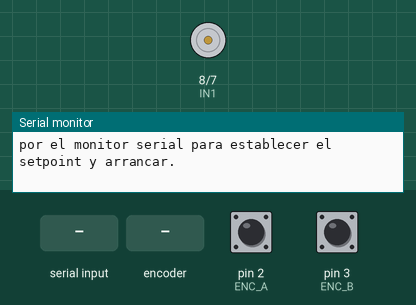
Recording of a sketch running on a simulated Arduino Mega 2560, built with avr-gcc and run on an emulated ATmega2560. Parts: motor-driver pin pairs drawn as motors (green arrow = first pin HIGH = forward, orange = second pin HIGH = backward, longer = more drive, scaled by the enable pin), the last lines printed to the serial monitor. The inputs (shaded band) are chosen by the test bench; at power-on: pin 2 (ENC_A) HIGH, pin 3 (ENC_B) HIGH.

Above: at 1.2 s.
1.3 s: "200\n" received over Serial
4.3 s: rotary encoder on pin 2 (ENC_A) / pin 3 (ENC_B) turned 3 steps (first pin leading)
At 5.34 s:
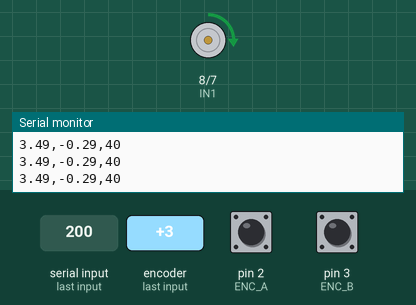
7.9 s: "1\n" received over Serial
Timing chart, 0 to 19.9 s (numbered marks = the images above; inputs shaded):
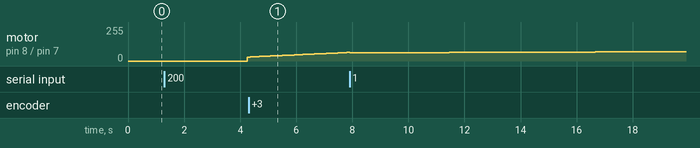

Measured:
- after the input at 1.3 s, motor on pin 8 (IN1) / pin 7 (IN2): stopped → forward 30/255 after 3.0 s

The sketch:

codigo_pid.ino
```cpp
/*
 * CONTROLADOR PID DE POSICIÓN EN LAZO CERRADO (Closed-Loop)
 *
 * Arquitectura del Sistema:
 * 1. Módulo ISR: Captura la posición real del encoder (cuadratura).
 * 2. Módulo de Temporización: Utiliza un "Ticker" por software (millis) para ejecutar el
 *    algoritmo PID a un `dt` constante.
 * 3. Módulo PID: Calcula el error entre el Setpoint y la Posición Real, y aplica la
 *    ecuación de control discreta.
 * 4. Módulo de Actuación (Saturation & Deadband): Limita la señal de control al rango del
 *    PWM (0-255) y establece una banda muerta para evitar ruido y sobrecalentamiento del L298N.
 */

#include <Arduino.h>

// -------------------------------------------------------------
// DEFINICIÓN DE PINES (Arduino Mega 2560)
// -------------------------------------------------------------
const int ENC_A = 2; // Pin de interrupción externa 0
const int ENC_B = 3; // Pin digital normal o interrupción 1

const int ENA = 9; // Pin PWM
const int IN1 = 8;
const int IN2 = 7;

// -------------------------------------------------------------
// CONSTANTES DEL SISTEMA
// -------------------------------------------------------------
// Nota: Como queremos la posición final del brazo, aquí SÍ usamos la resolución a la salida del gearbox.
const float TOTAL_CPR = 132.0; // CPR base (11) * Gear Ratio (12)
const float SAMPLE_TIME_S = 0.01; // Tiempo de muestreo: 10 ms (100 Hz)

// -------------------------------------------------------------
// GANANCIAS DEL PID (Tuning parameters - Planta de Posición MATLAB)
// -------------------------------------------------------------
float kp = 1.0843;
float ki = 2.5465;
float kd = 0.0; // El PID Tuner arrojó n/a (Controlador PI, sin acción derivativa)

// Variables de estado del PID
float error_integral = 0.0;
float previous_error = 0.0;
float setpoint_rad = 0.0;
bool motor_enabled = false; // El motor arranca apagado hasta recibir el primer comando

volatile long pulse_count = 0;
unsigned long previous_time = 0;

// -------------------------------------------------------------
// RUTINA DE SERVICIO DE INTERRUPCIÓN (ISR)
// -------------------------------------------------------------
void readEncoder() {
  int aVal = digitalRead(ENC_A);
  int bVal = digitalRead(ENC_B);
  if (aVal == bVal) {
    pulse_count++;
  } else {
    pulse_count--;
  }
}

// -------------------------------------------------------------
// SETUP
// -------------------------------------------------------------
void setup() {
  Serial.begin(115200);
  Serial.println("\n--- SISTEMA PID INICIADO ---");
  Serial.println("El motor esta apagado. Envia un angulo en GRADOS (ej: 90, -45, 180)");
  Serial.println("por el monitor serial para establecer el setpoint y arrancar.");

  pinMode(ENC_A, INPUT_PULLUP);
  pinMode(ENC_B, INPUT_PULLUP);
  attachInterrupt(digitalPinToInterrupt(ENC_A), readEncoder, CHANGE);

  pinMode(IN1, OUTPUT);
  pinMode(IN2, OUTPUT);
  pinMode(ENA, OUTPUT);

  previous_time = millis();
}

// -------------------------------------------------------------
// FUNCIÓN PARA APLICAR POTENCIA AL MOTOR (Actuation Module)
// -------------------------------------------------------------
void setMotor(int dir, int pwm_val) {
  // Configurar dirección en el L298N
  if (dir == 1) { // Forward
    digitalWrite(IN1, HIGH);
    digitalWrite(IN2, LOW);
  } else if (dir == -1) { // Reverse
    digitalWrite(IN1, LOW);
    digitalWrite(IN2, HIGH);
  } else { // Stop
    digitalWrite(IN1, LOW);
    digitalWrite(IN2, LOW);
  }

  // Escribir señal PWM
  analogWrite(ENA, pwm_val);
}

// -------------------------------------------------------------
// LOOP PRINCIPAL
// -------------------------------------------------------------
void loop() {
  // 1. INTERFAZ DE USUARIO (Lectura de Comandos por Serial)
  if (Serial.available() > 0) {
    float input_degrees = Serial.parseFloat(); // Lee el número enviado

    // Limpiar el buffer de caracteres invisibles como \n o \r
    while (Serial.available() > 0) {
      Serial.read();
    }

    if (input_degrees != 0.0 || (input_degrees == 0.0 && Serial.available() == 0)) {
      setpoint_rad = input_degrees * (PI / 180.0); // Convertir a radianes
      motor_enabled = true; // Activar el PID

      Serial.print("\n>>> NUEVO SETPOINT: ");
      Serial.print(input_degrees);
      Serial.println(" grados. Arrancando motor...");
    }
  }

  unsigned long current_time = millis();

  if (current_time - previous_time >= (SAMPLE_TIME_S * 1000.0)) {

    // 2. Lectura segura del encoder
    noInterrupts();
    long current_pulses = pulse_count;
    interrupts();

    // 2. Convertir pulsos a posición angular real (Radianes)
    float current_position_rad = (current_pulses / TOTAL_CPR) * (2.0 * PI);

    // 3. Calcular Error
    float error = setpoint_rad - current_position_rad;

    // 4. Términos PID (Discretizados)
    float proportional = kp * error;

    error_integral += error * SAMPLE_TIME_S;
    float integral = ki * error_integral;

    float derivative = kd * (error - previous_error) / SAMPLE_TIME_S;

    // 5. Calcular Señal de Control u(t)
    float control_signal = proportional + integral + derivative;

    // 6. Actuación: Lógica de dirección y Saturation / Anti-windup
    int dir = 1; // 1 = adelante, -1 = atrás
    if (control_signal < 0) {
      dir = -1;
      control_signal = -control_signal; // Valor absoluto
    }

    // Limitación (Saturation)
    int pwm_val = (int)control_signal;
    if (pwm_val > 255) {
      pwm_val = 255;
      // Anti-windup clamping: no acumular más integral si ya saturamos
      error_integral -= error * SAMPLE_TIME_S;
    }

    // Deadband (Banda Muerta): Si el PWM es menor al voltaje que vence la inercia,
    // lo mandamos a 0 para que el L298N no empiece a "zumbar" y recalentar.
    if (pwm_val < 30) {
      pwm_val = 0;
      dir = 0;
    }

    // Seguridad: Si el usuario no ha enviado comandos aún, forzar el apagado.
    if (!motor_enabled) {
      pwm_val = 0;
      dir = 0;
      error_integral = 0.0; // Evitar que acumule error mientras está estacionario
    }

    // Aplicar comando de motor
    setMotor(dir, pwm_val);

    // 7. Telemetría y actualización (Formato CSV para el script de MATLAB)
    if (motor_enabled) {
      Serial.print(setpoint_rad);
      Serial.print(",");
      Serial.print(current_position_rad);
      Serial.print(",");
      Serial.println(pwm_val);
    }

    previous_error = error;
    previous_time = current_time;
  }
}
```
